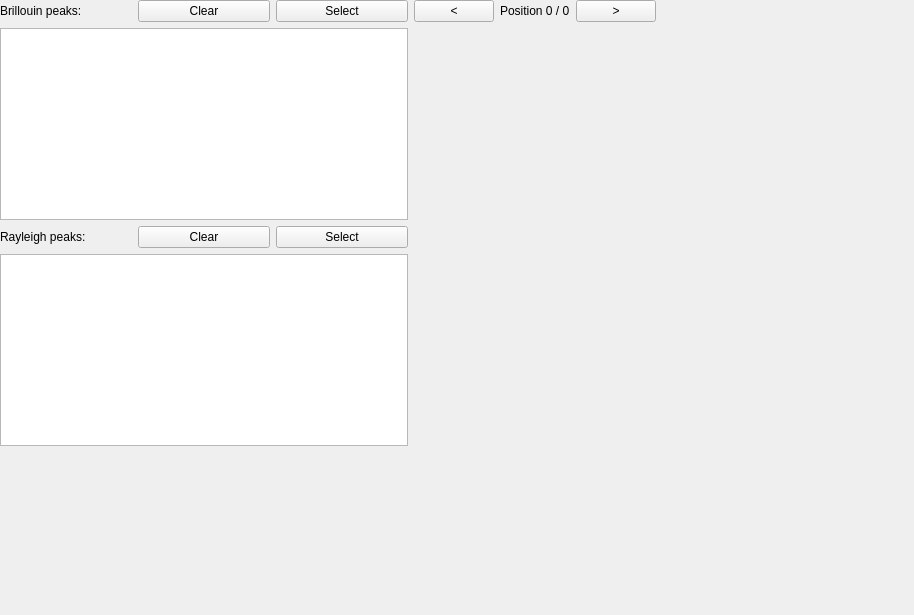
<?xml version="1.0" encoding="UTF-8"?>
<ui version="4.0">
 <class>peak_selection_view</class>
 <widget class="QWidget" name="peak_selection_view">
  <property name="geometry">
   <rect>
    <x>0</x>
    <y>0</y>
    <width>914</width>
    <height>615</height>
   </rect>
  </property>
  <property name="sizePolicy">
   <sizepolicy hsizetype="Preferred" vsizetype="Preferred">
    <horstretch>0</horstretch>
    <verstretch>0</verstretch>
   </sizepolicy>
  </property>
  <property name="windowTitle">
   <string>Form</string>
  </property>
  <layout class="QHBoxLayout" name="horizontalLayout_2">
   <property name="leftMargin">
    <number>0</number>
   </property>
   <property name="topMargin">
    <number>0</number>
   </property>
   <property name="rightMargin">
    <number>0</number>
   </property>
   <property name="bottomMargin">
    <number>0</number>
   </property>
   <item>
    <layout class="QHBoxLayout" name="horizontalLayout_5">
     <item>
      <layout class="QVBoxLayout" name="verticalLayout">
       <item>
        <widget class="QWidget" name="widget_Brillouin" native="true">
         <property name="sizePolicy">
          <sizepolicy hsizetype="Expanding" vsizetype="Preferred">
           <horstretch>0</horstretch>
           <verstretch>0</verstretch>
          </sizepolicy>
         </property>
         <property name="minimumSize">
          <size>
           <width>400</width>
           <height>0</height>
          </size>
         </property>
         <property name="maximumSize">
          <size>
           <width>700</width>
           <height>16777215</height>
          </size>
         </property>
         <layout class="QVBoxLayout" name="verticalLayout_2">
          <property name="leftMargin">
           <number>0</number>
          </property>
          <property name="topMargin">
           <number>0</number>
          </property>
          <property name="rightMargin">
           <number>0</number>
          </property>
          <property name="bottomMargin">
           <number>0</number>
          </property>
          <item>
           <layout class="QHBoxLayout" name="horizontalLayout_8">
            <item>
             <widget class="QLabel" name="label_Brillouin">
              <property name="text">
               <string>Brillouin peaks:</string>
              </property>
             </widget>
            </item>
            <item>
             <widget class="QPushButton" name="button_brillouin_clear">
              <property name="text">
               <string>Clear</string>
              </property>
             </widget>
            </item>
            <item>
             <widget class="QPushButton" name="button_brillouin_select_done">
              <property name="text">
               <string>Select</string>
              </property>
             </widget>
            </item>
           </layout>
          </item>
          <item>
           <widget class="QTableWidget" name="table_Brillouin_regions"/>
          </item>
         </layout>
        </widget>
       </item>
       <item>
        <widget class="QWidget" name="widget_Rayleigh" native="true">
         <property name="sizePolicy">
          <sizepolicy hsizetype="Expanding" vsizetype="Preferred">
           <horstretch>0</horstretch>
           <verstretch>0</verstretch>
          </sizepolicy>
         </property>
         <property name="minimumSize">
          <size>
           <width>400</width>
           <height>0</height>
          </size>
         </property>
         <property name="maximumSize">
          <size>
           <width>700</width>
           <height>16777215</height>
          </size>
         </property>
         <layout class="QVBoxLayout" name="verticalLayout_4">
          <property name="leftMargin">
           <number>0</number>
          </property>
          <property name="topMargin">
           <number>0</number>
          </property>
          <property name="rightMargin">
           <number>0</number>
          </property>
          <property name="bottomMargin">
           <number>0</number>
          </property>
          <item>
           <layout class="QHBoxLayout" name="horizontalLayout_6">
            <item>
             <widget class="QLabel" name="label_Rayleigh">
              <property name="text">
               <string>Rayleigh peaks:</string>
              </property>
             </widget>
            </item>
            <item>
             <widget class="QPushButton" name="button_rayleigh_clear">
              <property name="text">
               <string>Clear</string>
              </property>
             </widget>
            </item>
            <item>
             <widget class="QPushButton" name="button_rayleigh_select_done">
              <property name="text">
               <string>Select</string>
              </property>
             </widget>
            </item>
           </layout>
          </item>
          <item>
           <widget class="QTableWidget" name="table_Rayleigh_regions"/>
          </item>
         </layout>
        </widget>
       </item>
       <item>
        <spacer name="verticalSpacer">
         <property name="orientation">
          <enum>Qt::Vertical</enum>
         </property>
         <property name="sizeHint" stdset="0">
          <size>
           <width>20</width>
           <height>40</height>
          </size>
         </property>
        </spacer>
       </item>
      </layout>
     </item>
     <item>
      <layout class="QVBoxLayout" name="verticalLayout_plot">
       <item>
        <layout class="QHBoxLayout" name="horizontalLayout_spectrum_nav">
         <item>
          <widget class="QPushButton" name="button_prev_spectrum">
           <property name="text">
            <string>&lt;</string>
           </property>
          </widget>
         </item>
         <item>
          <widget class="QLabel" name="label_spectrum_index">
           <property name="text">
            <string>Position 0 / 0</string>
           </property>
          </widget>
         </item>
         <item>
          <widget class="QPushButton" name="button_next_spectrum">
           <property name="text">
            <string>&gt;</string>
           </property>
          </widget>
         </item>
         <item>
          <spacer name="horizontalSpacer_spectrum_nav">
           <property name="orientation">
            <enum>Qt::Horizontal</enum>
           </property>
           <property name="sizeHint" stdset="0">
            <size>
             <width>40</width>
             <height>20</height>
            </size>
           </property>
          </spacer>
         </item>
        </layout>
       </item>
       <item>
        <widget class="QWidget" name="image_widget" native="true">
         <property name="sizePolicy">
          <sizepolicy hsizetype="Expanding" vsizetype="Expanding">
           <horstretch>0</horstretch>
           <verstretch>0</verstretch>
          </sizepolicy>
         </property>
         <property name="minimumSize">
          <size>
           <width>500</width>
           <height>500</height>
          </size>
         </property>
        </widget>
       </item>
      </layout>
     </item>
    </layout>
   </item>
  </layout>
 </widget>
 <resources/>
 <connections/>
</ui>
